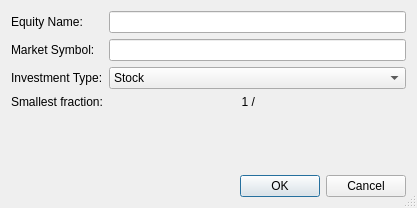
<?xml version="1.0" encoding="UTF-8"?>
<ui version="4.0">
 <class>KNewEquityEntryDlg</class>
 <widget class="QDialog" name="KNewEquityEntryDlg">
  <property name="geometry">
   <rect>
    <x>0</x>
    <y>0</y>
    <width>417</width>
    <height>208</height>
   </rect>
  </property>
  <property name="windowTitle">
   <string>New Equity</string>
  </property>
  <property name="sizeGripEnabled">
   <bool>true</bool>
  </property>
  <layout class="QVBoxLayout">
   <item>
    <layout class="QGridLayout">
     <item row="0" column="0">
      <widget class="QLabel" name="lblEquityName">
       <property name="text">
        <string>Equity Name:</string>
       </property>
       <property name="wordWrap">
        <bool>false</bool>
       </property>
      </widget>
     </item>
     <item row="2" column="0">
      <widget class="QLabel" name="lblType">
       <property name="text">
        <string>Investment Type:</string>
       </property>
       <property name="wordWrap">
        <bool>false</bool>
       </property>
      </widget>
     </item>
     <item row="1" column="1">
      <widget class="KLineEdit" name="edtMarketSymbol">
       <property name="toolTip">
        <string>Trading Symbol of the stock or mutual fund, not required.</string>
       </property>
       <property name="whatsThis">
        <string>Trading Symbol of the stock or mutual fund, not required.</string>
       </property>
      </widget>
     </item>
     <item row="3" column="1">
      <layout class="QHBoxLayout">
       <item>
        <widget class="QLabel" name="textLabel1_2">
         <property name="sizePolicy">
          <sizepolicy hsizetype="Minimum" vsizetype="Preferred">
           <horstretch>0</horstretch>
           <verstretch>0</verstretch>
          </sizepolicy>
         </property>
         <property name="text">
          <string>1 /</string>
         </property>
         <property name="alignment">
          <set>Qt::AlignRight|Qt::AlignTrailing|Qt::AlignVCenter</set>
         </property>
         <property name="wordWrap">
          <bool>false</bool>
         </property>
        </widget>
       </item>
       <item>
        <widget class="KMyMoneyEdit" name="edtFraction" native="true"/>
       </item>
      </layout>
     </item>
     <item row="1" column="0">
      <widget class="QLabel" name="lblSymbol">
       <property name="text">
        <string>Market Symbol:</string>
       </property>
       <property name="wordWrap">
        <bool>false</bool>
       </property>
      </widget>
     </item>
     <item row="3" column="0">
      <widget class="QLabel" name="textLabel1">
       <property name="text">
        <string>Smallest fraction:</string>
       </property>
       <property name="wordWrap">
        <bool>false</bool>
       </property>
      </widget>
     </item>
     <item row="2" column="1">
      <widget class="KComboBox" name="cmbInvestmentType">
       <item>
        <property name="text">
         <string>Stock</string>
        </property>
       </item>
       <item>
        <property name="text">
         <string>Mutual Fund</string>
        </property>
       </item>
       <item>
        <property name="text">
         <string>Bond</string>
        </property>
       </item>
      </widget>
     </item>
     <item row="0" column="1">
      <widget class="KLineEdit" name="edtEquityName">
       <property name="toolTip">
        <string>Name of the company, or mutual fund.</string>
       </property>
       <property name="whatsThis">
        <string>Name of the company, or mutual fund.</string>
       </property>
      </widget>
     </item>
    </layout>
   </item>
   <item>
    <spacer name="spacer6">
     <property name="orientation">
      <enum>Qt::Vertical</enum>
     </property>
     <property name="sizeType">
      <enum>QSizePolicy::Expanding</enum>
     </property>
     <property name="sizeHint" stdset="0">
      <size>
       <width>20</width>
       <height>16</height>
      </size>
     </property>
    </spacer>
   </item>
   <item>
    <widget class="QDialogButtonBox" name="buttonBox">
     <property name="standardButtons">
      <set>QDialogButtonBox::Cancel|QDialogButtonBox::Ok</set>
     </property>
    </widget>
   </item>
  </layout>
 </widget>
 <layoutdefault spacing="6" margin="11"/>
 <customwidgets>
  <customwidget>
   <class>KLineEdit</class>
   <extends>QLineEdit</extends>
   <header>klineedit.h</header>
  </customwidget>
  <customwidget>
   <class>KComboBox</class>
   <extends>QComboBox</extends>
   <header>kcombobox.h</header>
  </customwidget>
  <customwidget>
   <class>KMyMoneyEdit</class>
   <extends>QWidget</extends>
   <header>kmymoneyedit.h</header>
   <container>1</container>
  </customwidget>
 </customwidgets>
 <tabstops>
  <tabstop>edtEquityName</tabstop>
  <tabstop>edtMarketSymbol</tabstop>
  <tabstop>cmbInvestmentType</tabstop>
 </tabstops>
 <resources/>
 <connections>
  <connection>
   <sender>buttonBox</sender>
   <signal>rejected()</signal>
   <receiver>KNewEquityEntryDlg</receiver>
   <slot>reject()</slot>
   <hints>
    <hint type="sourcelabel">
     <x>208</x>
     <y>184</y>
    </hint>
    <hint type="destinationlabel">
     <x>208</x>
     <y>103</y>
    </hint>
   </hints>
  </connection>
 </connections>
</ui>
